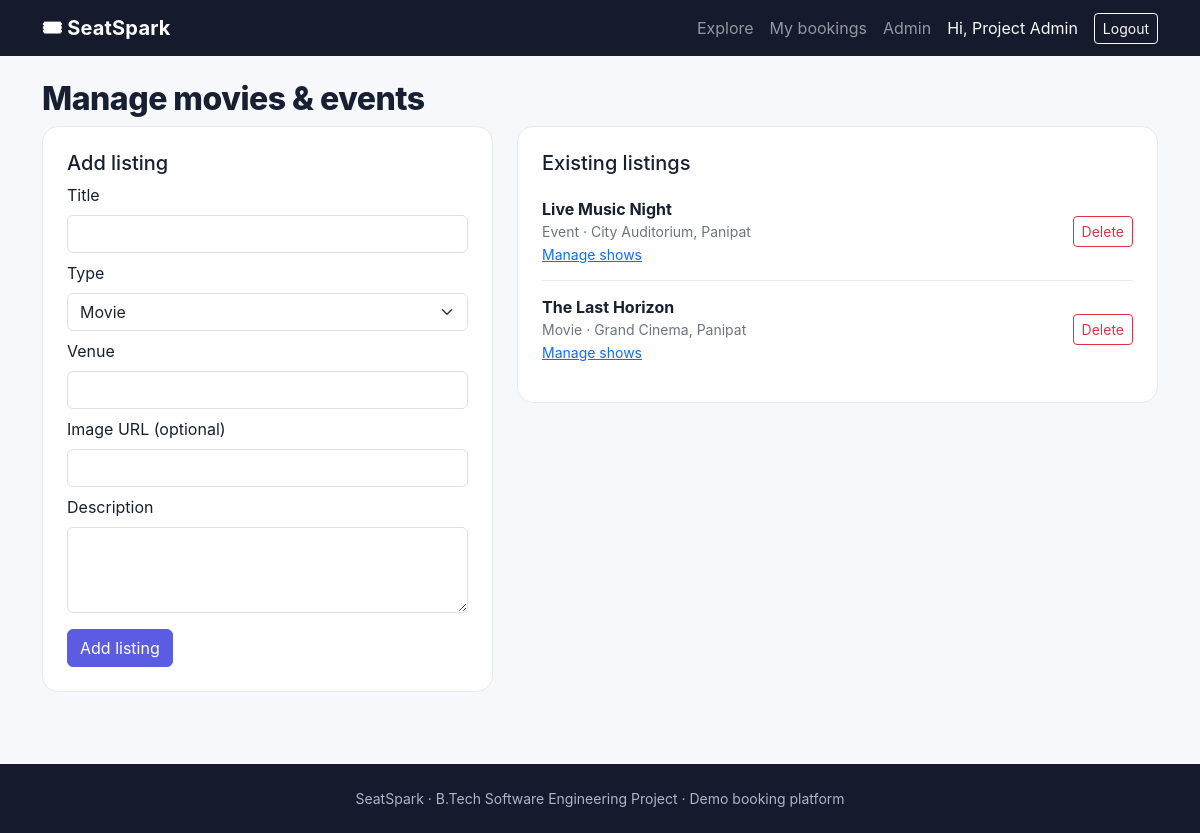
Screenshot of /admin/listings (signed in) with the database file from the repository.
### app.py (models this page shows, shortened)
class User(db.Model):
    id = db.Column(db.Integer, primary_key=True)
    name = db.Column(db.String(100), nullable=False)
    email = db.Column(db.String(150), unique=True, nullable=False)
    password_hash = db.Column(db.String(255), nullable=False)
    role = db.Column(db.String(20), default="user", nullable=False)
    bookings = db.relationship("Booking", backref="user", lazy=True)

class Listing(db.Model):
    id = db.Column(db.Integer, primary_key=True)
    title = db.Column(db.String(150), nullable=False)
    description = db.Column(db.Text, default="")
    category = db.Column(db.String(20), nullable=False)  # Movie or Event
    image_url = db.Column(db.String(500), default="")
    venue = db.Column(db.String(150), nullable=False)
    shows = db.relationship("Show", backref="listing", cascade="all, delete-orphan", lazy=True)

### app.py (the view, shortened to what this page needs)
@app.route("/admin/listings", methods=["GET", "POST"])
@login_required
@admin_required
def admin_listings():
    return render_template("admin/listings.html", listings=Listing.query.order_by(Listing.id.desc()).all())

### app.py (called while the page is built)
def login_required(fn):
    @wraps(fn)
    def wrapper(*args, **kwargs):
        if "user_id" not in session:
            flash("Please log in to continue.", "warning")
            return redirect(url_for("login"))
        return fn(*args, **kwargs)
    return wrapper

def admin_required(fn):
    @wraps(fn)
    def wrapper(*args, **kwargs):
        if session.get("role") != "admin":
            abort(403)
        return fn(*args, **kwargs)
    return wrapper

def current_user():
    if "user_id" in session:
        return db.session.get(User, session["user_id"])
    return None

@app.context_processor
def inject_user():
    return {"current_user": current_user()}

### templates/admin/listings.html
{% extends "base.html" %}{% block content %}<h2 class="section-title">Manage movies & events</h2><div class="row g-4"><div class="col-lg-5"><div class="panel"><h5>Add listing</h5><form method="post">
<label class="form-label">Title</label><input class="form-control mb-2" name="title" required>
<label class="form-label">Type</label><select class="form-select mb-2" name="category"><option>Movie</option><option>Event</option></select>
<label class="form-label">Venue</label><input class="form-control mb-2" name="venue" required>
<label class="form-label">Image URL (optional)</label><input class="form-control mb-2" name="image_url">
<label class="form-label">Description</label><textarea class="form-control mb-3" name="description" rows="3"></textarea>
<button class="btn btn-primary">Add listing</button></form></div></div>
<div class="col-lg-7"><div class="panel"><h5>Existing listings</h5>{% for item in listings %}<div class="admin-item"><div><b>{{ item.title }}</b><div class="small text-secondary">{{ item.category }} · {{ item.venue }}</div><a class="small" href="{{ url_for('admin_shows', listing_id=item.id) }}">Manage shows</a></div><form method="post" action="{{ url_for('delete_listing', listing_id=item.id) }}" onsubmit="return confirm('Delete listing and its shows?')"><button class="btn btn-sm btn-outline-danger">Delete</button></form></div>{% else %}<p class="text-secondary">No listings.</p>{% endfor %}</div></div></div>{% endblock %}

### templates/base.html (shortened to what this page needs)
<!doctype html>
<html lang="en">
<head>
  <link href="https://cdn.jsdelivr.net/npm/bootstrap@5.3.3/dist/css/bootstrap.min.css" rel="stylesheet">
  <link rel="stylesheet" href="{{ url_for('static', filename='css/style.css') }}">
</head>
<body>
<nav class="navbar navbar-expand-lg navbar-dark topbar">
  <div class="container">
    <a class="navbar-brand fw-bold" href="{{ url_for('index') }}">🎟 SeatSpark</a>
    <div class="collapse navbar-collapse" id="nav">
      <div class="navbar-nav ms-auto align-items-lg-center">
        <a class="nav-link" href="{{ url_for('index') }}">Explore</a>
        {% if current_user %}
          <a class="nav-link" href="{{ url_for('my_bookings') }}">My bookings</a>
          {% if current_user.role == 'admin' %}<a class="nav-link" href="{{ url_for('admin_dashboard') }}">Admin</a>{% endif %}
          <span class="nav-link text-light small">Hi, {{ current_user.name }}</span>
          <a class="btn btn-sm btn-outline-light ms-lg-2" href="{{ url_for('logout') }}">Logout</a>
        {% else %}
          <a class="nav-link" href="{{ url_for('login') }}">Login</a>
          <a class="btn btn-sm btn-primary ms-lg-2" href="{{ url_for('register') }}">Create account</a>
        {% endif %}
      </div>
    </div>
  </div>
</nav>
<main class="container py-4">
  {% block content %}{% endblock %}
</main>
<footer class="footer py-4 mt-5"><div class="container text-center small">SeatSpark · B.Tech Software Engineering Project · Demo booking platform</div></footer>
</body></html>

### static/css/style.css (style rules this page uses)
:root { --ink:#172033;--muted:#687386;--primary:#5b5ce2;--line:#e8eaf1 }
body { background:#f7f8fc;color:var(--ink);font-family:Inter,system-ui,-apple-system,Segoe UI,sans-serif }
.topbar { background:#151a2d }
.navbar-brand { letter-spacing:.2px }
.section-title { font-weight:800;letter-spacing:-.5px }
.btn-primary { background:var(--primary);border-color:var(--primary) }
.auth-card,.panel,.stat-card,.booking-summary { background:#fff;border:1px solid var(--line);border-radius:16px;padding:24px }
.show-row,.admin-item { display:flex;justify-content:space-between;align-items:center;gap:12px;padding:14px 0;border-bottom:1px solid var(--line) }
.show-row:last-child,.admin-item:last-child { border:0 }
.footer { background:#151a2d;color:#aeb5c8 }

### rows the page displays
User: name "Project Admin"
Listing: title "Live Music Night", category "Event", venue "City Auditorium, Panipat"
Listing: title "The Last Horizon", category "Movie", venue "Grand Cinema, Panipat"
